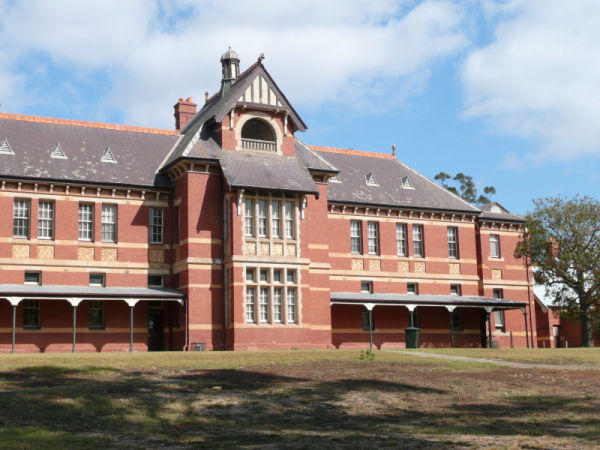
//> input picture img2.jpg, 600 x 450 px
$ ./panorama   (built with g++ and OpenCV 4)
//> lines starting //> are read from the running program, lines starting //| are printed output that depends on the picture
#include <stdio.h>
#include <iostream>

#include "opencv2/core/core.hpp"
#include "opencv2/features2d/features2d.hpp"
#include "opencv2/highgui/highgui.hpp"
//#include "opencv2/nonfree/nonfree.hpp"
#include "opencv2/calib3d/calib3d.hpp"
#include "opencv2/imgproc/imgproc.hpp"
#include "opencv2/xfeatures2d.hpp"

using namespace cv;
using namespace cv::xfeatures2d;

void readme();

/** @function main */
int main( int argc, char** argv )
{
/* if( argc != 3 )
 { readme(); return -1; }*/

// Load the images
 Mat image1= imread("img2.jpg");
//> image1 is the input picture: 450 rows x 600 cols, CV_8UC3; mean B, G, R 138.6, 139.9, 145.8
 Mat image2= imread("img1.jpg");
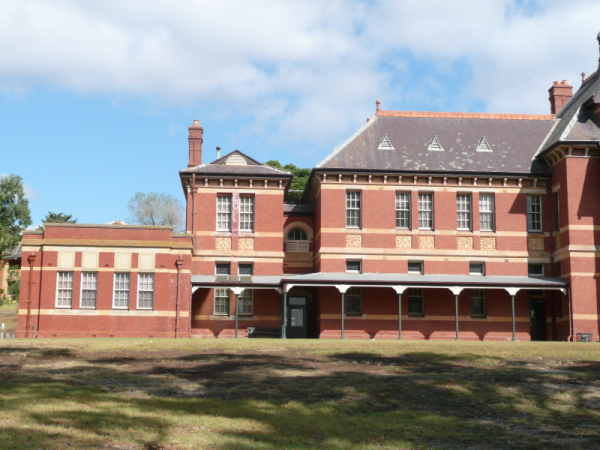
//> input picture img1.jpg, 600 x 450 px
//> image2 is the input picture: 450 rows x 600 cols, CV_8UC3; mean B, G, R 142.7, 146.1, 151.1
 Mat gray_image1;
 Mat gray_image2;
 // Convert to Grayscale
 cvtColor( image1, gray_image1, CV_RGB2GRAY );
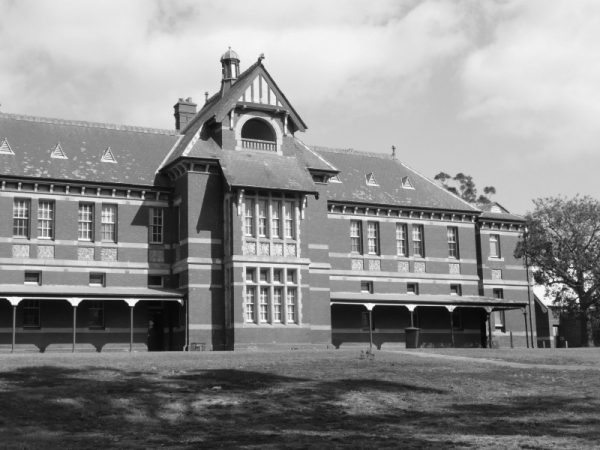
//> gray_image1: 450 rows x 600 cols, CV_8UC1; min 6, max 253, mean 140.2
 cvtColor( image2, gray_image2, CV_RGB2GRAY );
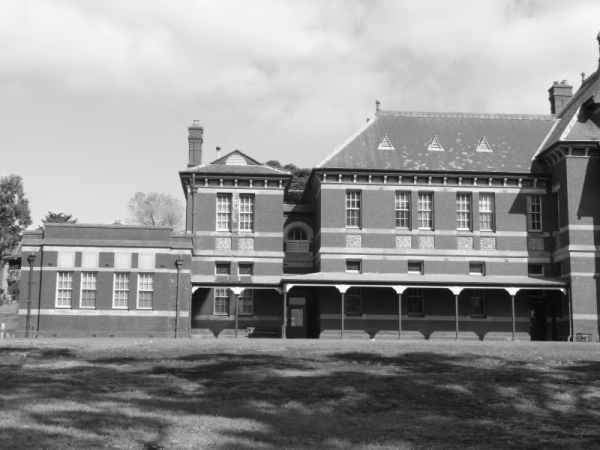
//> gray_image2: 450 rows x 600 cols, CV_8UC1; min 6, max 252, mean 145.7

imshow("first image",image2);
 imshow("second image",image1);

if( !gray_image1.data || !gray_image2.data )
 { std::cout<< " --(!) Error reading images " << std::endl; return -1; }

//-- Step 1: Detect the keypoints using SURF Detector
 int minHessian = 400;


//> (the run ends here: the program stops with an error, at `Ptr<SURF> detector = SURF::create( minHessian );`)
